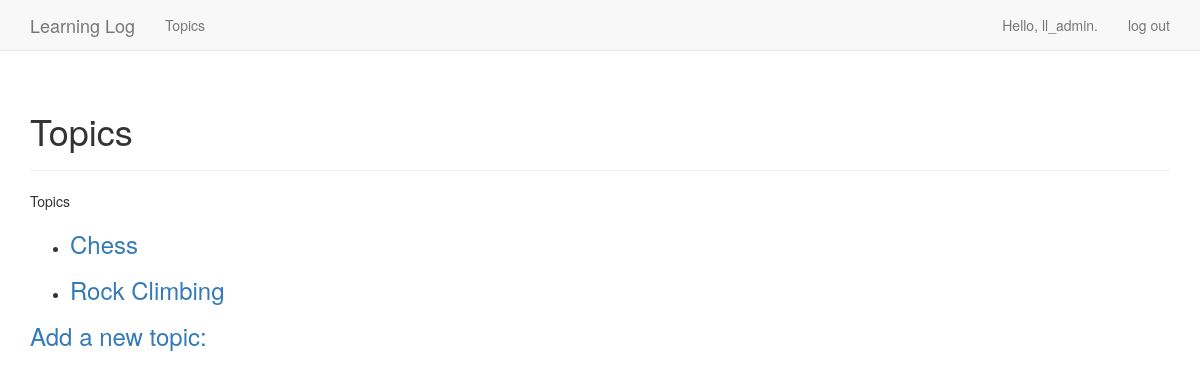
The app's page /topics/ (signed in), older data.
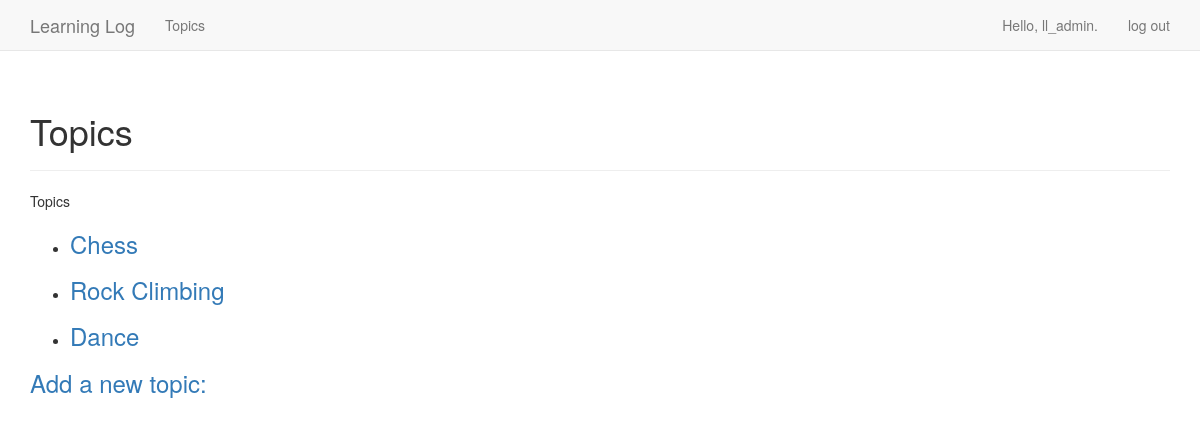
The same page, newer data.
### learning_logs/models.py (models this page shows)
class Topic(models.Model):
    text = models.CharField(max_length=200)
    date_added = models.DateTimeField(auto_now_add=True)
    owner = models.ForeignKey(User, on_delete=models.CASCADE)
    def __str__(self):
        return self.text

### learning_logs/views.py (the view)
# urls.py: path("topics/", views.topics, name="topics"),
@login_required
def topics(request):
    topics = Topic.objects.filter(owner=request.user).order_by("date_added")
    context = {"topics": topics}
    return render(request, "learning_logs/topics.html", context)

### learning_logs/templates/learning_logs/topics.html
{% extends "learning_logs/base.html" %}
{% block header %}
    <h1>Topics</h1>
{% endblock header %}
{% block content %}
    <p>Topics</p>
    <ul>
        {% for topic in topics %}
            <li>
                <h3>
                    <a href="{% url 'learning_logs:topic' topic.id %}">{{ topic }}</a>
                </h3>
            </li>
        {% empty %}
            <li>No topics have been added yet.</li>
        {% endfor %}
    </ul>
    <h3><a href="{% url 'learning_logs:new_topic' %}">Add a new topic:</a></h3>
{% endblock content %}

Row changes from the older to the newer data that the page shows:
added Topic: text "Dance"
